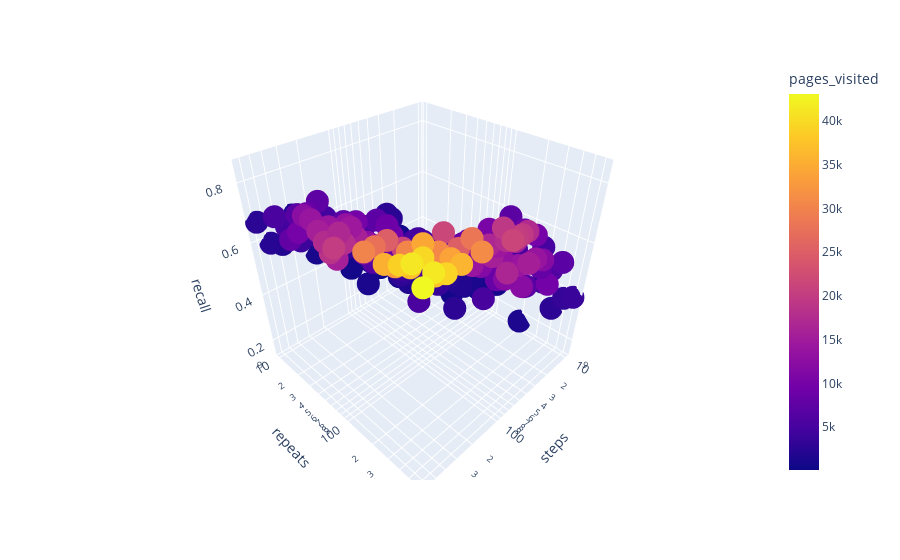

Here is the notebook cell this chart was saved with:
### Code cell
results_df = pd.read_csv('../../data/processed/er_rw_mn_experiment.csv')

fig = px.scatter_3d(results_df, x='steps', y='repeats', z='recall', color='pages_visited', log_x=True, log_y=True)
fig.show()

### Figure 1 — Plotly figure (JSON) as saved in the notebook; plotly's stock layout.template omitted (floating-point values rounded to 4 significant figures; data arrays with more than 128 entries replaced by an {"elided": "..."} marker saying what was removed)
{"data": [{"hovertemplate": "steps=%{x}<br>repeats=%{y}<br>recall=%{z}<br>pages_visited=%{marker.color}<extra></extra>", "legendgroup": "", "marker": {"color": {"elided": "225 int values"}, "coloraxis": "coloraxis", "symbol": "circle"}, "mode": "markers", "name": "", "scene": "scene", "showlegend": false, "type": "scatter3d", "x": {"elided": "225 int values"}, "y": {"elided": "225 int values"}, "z": {"elided": "225 float values"}}], "layout": {"autosize": true, "coloraxis": {"colorbar": {"title": {"text": "pages_visited"}}, "colorscale": [[0, "#0d0887"], [0.1111, "#46039f"], [0.2222, "#7201a8"], [0.3333, "#9c179e"], [0.4444, "#bd3786"], [0.5556, "#d8576b"], [0.6667, "#ed7953"], [0.7778, "#fb9f3a"], [0.8889, "#fdca26"], [1, "#f0f921"]]}, "legend": {"tracegroupgap": 0}, "margin": {"t": 60}, "scene": {"aspectmode": "auto", "aspectratio": {"x": 1, "y": 1, "z": 1}, "domain": {"x": [0, 1], "y": [0, 1]}, "xaxis": {"title": {"text": "steps"}, "type": "log"}, "yaxis": {"title": {"text": "repeats"}, "type": "log"}, "zaxis": {"title": {"text": "recall"}, "type": "linear"}}}}
